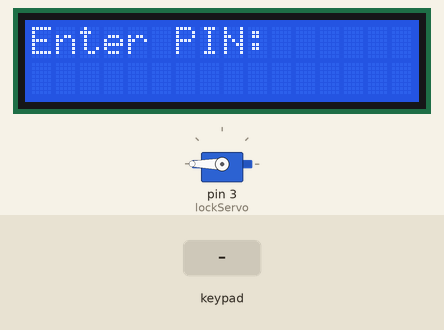
The sketch below on a simulated Arduino Uno, built with avr-gcc and run on an emulated ATmega328P. Shown: 16×2 character LCD, servo. The test bench sets the inputs (shaded band).

Above: at 1.2 s.
1.3 s: keypad keys 1 2 3 4 # pressed 0.4 s apart
At 4.2 s:
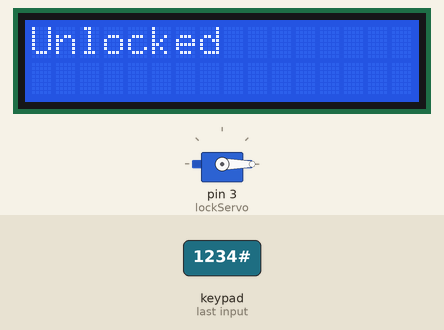
4.8 s: key '#' pressed
At 6.1 s:
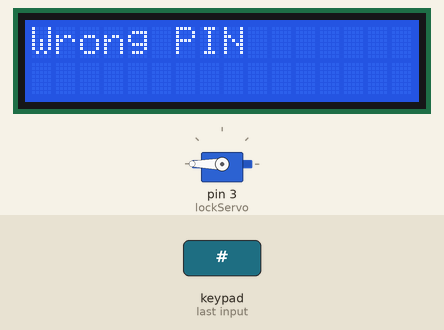
7.8 s: key '1' pressed
At 9.0 s:
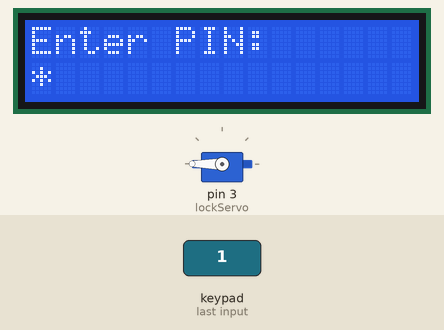
9.3 s: key '2' pressed
At 10.1 s:
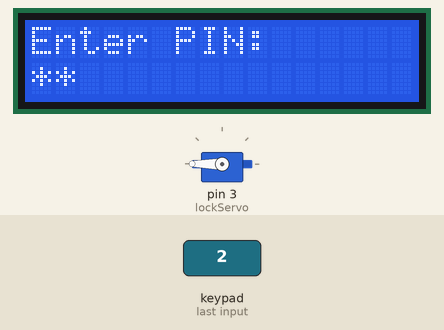
Timing chart, 0 to 11.8 s (numbered marks = the images above; inputs shaded):
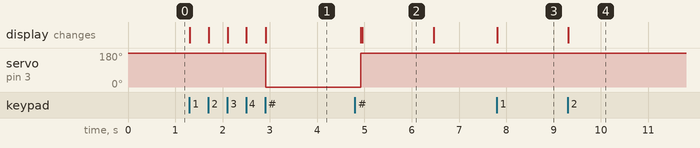

The sketch:

Keypad_door_lock.ino
```cpp
#include <Wire.h>
#include <LiquidCrystal_I2C.h>
#include <Keypad.h>
#include <Servo.h>

LiquidCrystal_I2C lcd(0x27, 16, 2);
Servo lockServo;
char keys[4][4] =
{
{'1','2','3','A'},
{'4','5','6','B'},
{'7','8','9','C'},
{'*','0','#','D'}
};
byte rowPins[4] = {11, 10, 9, 8};
byte colPins[4] = {7, 6, 5, 4};
Keypad keypad = Keypad(makeKeymap(keys), rowPins, colPins, 4, 4);

const String SECRET = "1234";   // Fixed PIN
String input = "";

void setup()
{
  lcd.init();
  lcd.backlight();
  lockServo.attach(3);
  lockServo.write(180);          // Locked start
  lcd.print("Enter PIN:");
}

void loop()
{
  char key = keypad.getKey();
  if (!key) return;

  if (key >= '0' && key <= '9' && input.length() < 4)
  {
    input += key;
    lcd.setCursor(input.length() - 1, 1);
    lcd.print("*");
  }

  if (key == '#')
  {
    if (input == SECRET)
    {
      lockServo.write(0);
      lcd.clear();
      lcd.print("Unlocked");
      delay(2000);
      lockServo.write(180);

    }
    else
    {
      lcd.clear();
      lcd.print("Wrong PIN");
      delay(1500);
    }
    input = "";
    lcd.clear();
    lcd.print("Enter PIN:");
  }
}
```

Measured:
- after the input at 1.3 s, servo on pin 3 (lockServo): 180° → 0° after 1.6 s; the display: first changes at once (image 1 shows a later state)
- after the input at 4.8 s, the display: first differs from a run without the input after 0.16 s (image 2)
- after the input at 7.8 s, the display: changes at once (image 3)
- after the input at 9.3 s, the display: changes at once (image 4)
- what the display in image 2 shows lasts 1.5 s, from 5.0 s to 6.5 s
